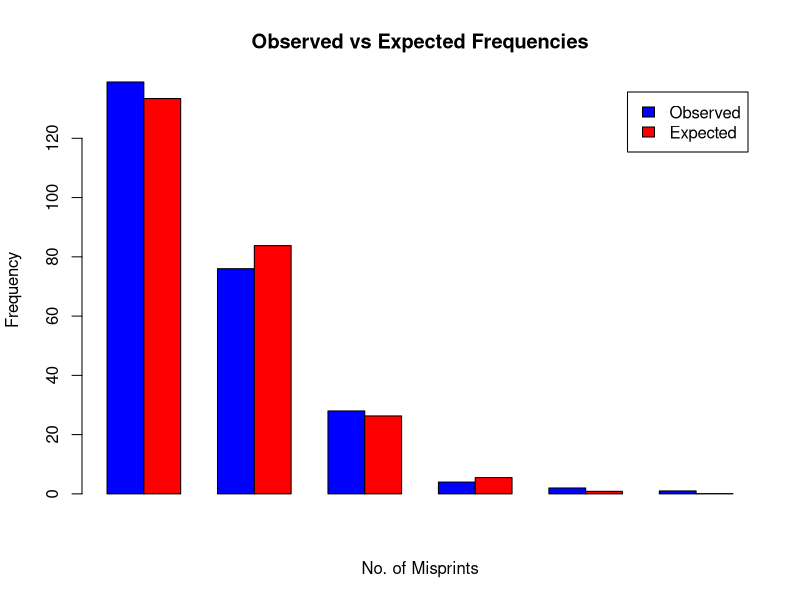

Source code (R):
##SLIP - 25
##Q.1 
# Parameters 
n <- 8 
p <- 0.4 

# Generate sample of size 5 
set.seed(123) 
sample_vals <- rbinom(5, size = n, prob = p) 

# Display sample 
cat("Random Sample:\n") 
print(sample_vals) 

# Mean of sample 
mean_val <- mean(sample_vals) 
cat("Mean of sample:", mean_val, "\n")

##Q.2 
# Given data 
x <- 0:5 
freq <- c(139,76,28,4,2,1) 

# Total observations 
N <- sum(freq) 
# Mean (λ) 
lambda <- sum(x * freq) / N 
cat("Estimated lambda:", lambda, "\n") 
# Expected frequencies 
expected <- dpois(x, lambda) * N 
cat("Expected Frequencies:\n") 
print(expected)  
 
# Plot observed vs expected 
barplot(rbind(freq, expected), 
        beside = TRUE, 
        col = c("blue","red"), 
        legend = c("Observed","Expected"), 
        main = "Observed vs Expected Frequencies", 
        xlab = "No. of Misprints", 
        ylab = "Frequency")
 
